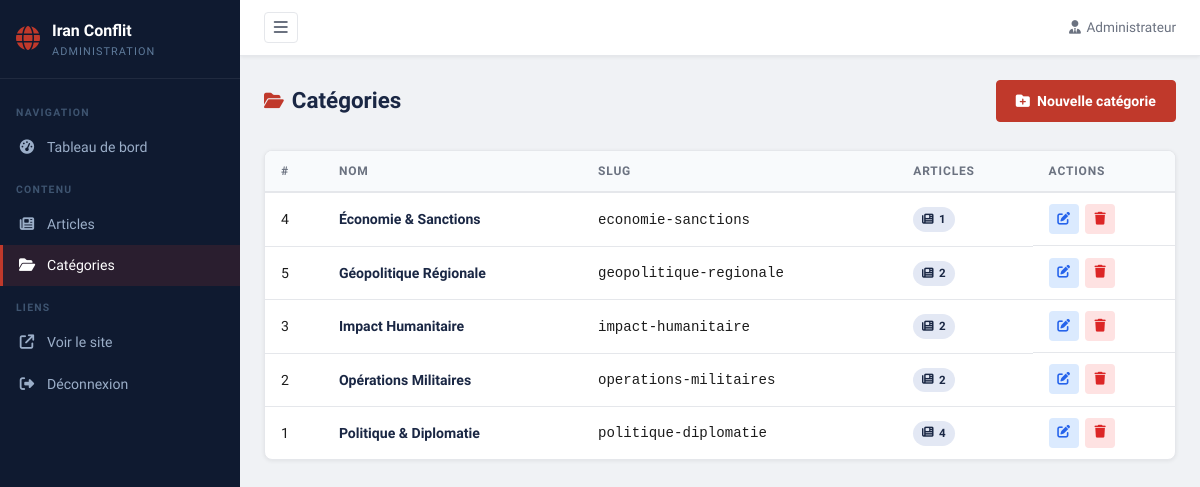
/backoffice/public/categories/list.php (signed in), run on the app's committed database.
### tables this page shows
CREATE TABLE IF NOT EXISTS categories
(
    id          INT UNSIGNED AUTO_INCREMENT PRIMARY KEY,
    name        VARCHAR(100) NOT NULL,
    slug        VARCHAR(110) NOT NULL UNIQUE,
    description TEXT,
    created_at  DATETIME DEFAULT CURRENT_TIMESTAMP
);

### backoffice/includes/auth.php (called while the page is built, shortened)
<?php
function h(string $str): string {
    return htmlspecialchars($str, ENT_QUOTES, 'UTF-8');
}

### backoffice/public/categories/list.php (the view, shortened to what this page needs)
<?php
require_once __DIR__ . '/../../includes/auth.php';
$db = getDB();
$categories = $db->query("
    SELECT c.*, COUNT(a.id) AS article_count
    FROM categories c
    LEFT JOIN articles a ON a.category_id = c.id
    GROUP BY c.id
    ORDER BY c.name
")->fetchAll();
require_once __DIR__ . '/../../includes/header.php';
?>
<div class="admin-content">
    <div class="admin-page-header">
        <h1 class="admin-page-title"><i class="fa-solid fa-folder-open"></i> Catégories</h1>
        <a href="/categories/create" class="btn btn--primary">
            <i class="fa-solid fa-folder-plus"></i> Nouvelle catégorie
        </a>
    </div>
    <div class="admin-card">
        <div class="table-wrap">
            <table class="admin-table">
                <thead>
                    <tr>
                        <th>#</th>
                        <th>Nom</th>
                        <th>Slug</th>
                        <th>Articles</th>
                        <th>Actions</th>
                    </tr>
                </thead>
                <tbody>
                    <?php if (empty($categories)): ?>
                    <tr><td colspan="5" class="table-empty">Aucune catégorie.</td></tr>
                    <?php else: ?>
                    <?php foreach ($categories as $cat): ?>
                    <tr>
                        <td><?= $cat['id'] ?></td>
                        <td class="td-title"><?= h($cat['name']) ?></td>
                        <td><code><?= h($cat['slug']) ?></code></td>
                        <td>
                            <span class="badge badge--cat">
                                <i class="fa-solid fa-newspaper"></i> <?= $cat['article_count'] ?>
                            </span>
                        </td>
                        <td class="td-actions">
                            <a href="/categories/edit/<?= $cat['id'] ?>" class="action-btn action-btn--edit" title="Modifier">
                                <i class="fa-solid fa-pen-to-square"></i>
                            </a>
                            <a href="/categories/delete/<?= $cat['id'] ?>"
                               class="action-btn action-btn--delete" title="Supprimer"
                               onclick="return confirm('Supprimer cette catégorie ? Les articles associés perdront leur catégorie.')">
                                <i class="fa-solid fa-trash"></i>
                            </a>
                        </td>
                    </tr>
                    <?php endforeach; ?>
                    <?php endif; ?>
                </tbody>
            </table>
        </div>
    </div>
</div>
<?php require_once __DIR__ . '/../../includes/footer.php'; ?>

### backoffice/assets/css/admin.css (style rules this page uses)
:root { --sidebar-w: 240px; --topbar-h: 56px; --color-sidebar-bg: #0f1a30; --color-sidebar-text: #9baec8; --color-sidebar-act: #ffffff; --color-sidebar-brd: rgba(255,255,255,0.07); --color-accent: #c0392b; --color-accent-dk: #96281b; --color-primary: #1a2744; --color-bg: #f0f2f5; --color-white: #ffffff; --color-text: #1c1c1c; --color-muted: #6b7280; --color-border: #e5e7eb; --color-shadow: rgba(0,0,0,0.07); --color-success: #16a34a; --color-success-bg:#dcfce7; --color-warning: #d97706; --color-warning-bg:#fef3c7; --color-danger: #dc2626; --color-danger-bg: #fee2e2; --color-info: #2563eb; --color-info-bg: #dbeafe; --font-sans: 'Source Sans 3', system-ui, sans-serif; --radius: 4px; --radius-lg: 8px; --transition: 0.2s ease; }
*, *::before, *::after { box-sizing: border-box; margin: 0; padding: 0; }
html { font-size: 16px; scroll-behavior: smooth; }
body { font-family: var(--font-sans); background: var(--color-bg); color: var(--color-text); line-height: 1.6; -webkit-font-smoothing: antialiased; }
a { color: inherit; text-decoration: none; }
.admin-body { overflow-x: hidden; }
.admin-content { max-width: 1200px; }
.admin-page-header { display: flex; align-items: center; justify-content: space-between; gap: 1rem; margin-bottom: 1.75rem; flex-wrap: wrap; }
.admin-page-title { font-size: 1.4rem; font-weight: 700; color: var(--color-primary); display: flex; align-items: center; gap: 0.5rem; }
.admin-page-title .fa-solid, .admin-page-title .fa-regular { color: var(--color-accent); font-size: 1.1rem; }
.admin-card { background: var(--color-white); border: 1px solid var(--color-border); border-radius: var(--radius-lg); box-shadow: 0 1px 4px var(--color-shadow); margin-bottom: 1.5rem; overflow: hidden; }
.table-wrap { overflow-x: auto; }
.admin-table { width: 100%; border-collapse: collapse; font-size: 0.88rem; }
.admin-table thead tr { background: #f8fafc; border-bottom: 2px solid var(--color-border); }
.admin-table th { text-align: left; padding: 0.65rem 1rem; font-size: 0.75rem; font-weight: 700; text-transform: uppercase; letter-spacing: 0.07em; color: var(--color-muted); white-space: nowrap; }
.admin-table td { padding: 0.7rem 1rem; border-bottom: 1px solid var(--color-border); vertical-align: middle; }
.admin-table tbody tr:last-child td { border-bottom: none; }
.td-title { max-width: 280px; overflow: hidden; text-overflow: ellipsis; white-space: nowrap; font-weight: 600; color: var(--color-primary); }
.td-actions { display: flex; gap: 0.4rem; align-items: center; }
.badge { display: inline-flex; align-items: center; gap: 0.3rem; font-size: 0.72rem; font-weight: 700; padding: 0.2rem 0.55rem; border-radius: 100px; white-space: nowrap; text-transform: uppercase; letter-spacing: 0.05em; }
.badge--cat { background: #e3e8f4; color: var(--color-primary); }
.action-btn { display: inline-flex; align-items: center; justify-content: center; width: 30px; height: 30px; border-radius: var(--radius); font-size: 0.8rem; transition: background var(--transition), color var(--transition); }
.action-btn--edit { background: #dbeafe; color: #2563eb; }
.action-btn--delete { background: var(--color-danger-bg); color: var(--color-danger); }
.btn { display: inline-flex; align-items: center; gap: 0.45rem; padding: 0.55rem 1.2rem; font-family: var(--font-sans); font-size: 0.88rem; font-weight: 600; border: 1px solid transparent; border-radius: var(--radius); cursor: pointer; transition: background var(--transition), color var(--transition), border-color var(--transition); white-space: nowrap; }
.btn--primary { background: var(--color-accent); color: var(--color-white); border-color: var(--color-accent); }

### data on the page
categories: id "4", name "Économie & Sanctions", slug "economie-sanctions", article_count "1"
categories: id "5", name "Géopolitique Régionale", slug "geopolitique-regionale", article_count "2"
categories: id "3", name "Impact Humanitaire", slug "impact-humanitaire", article_count "2"
categories: id "2", name "Opérations Militaires", slug "operations-militaires", article_count "2"
categories: id "1", name "Politique & Diplomatie", slug "politique-diplomatie", article_count "4"
